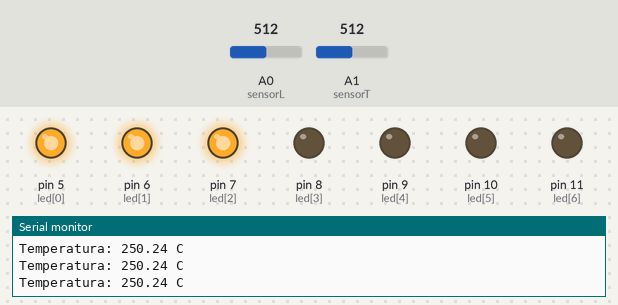
Recording of a sketch running on a simulated Arduino Uno, built with avr-gcc and run on an emulated ATmega328P. Shown: output pins drawn as LEDs (lit = HIGH), the last lines printed to the serial monitor. The test bench sets the inputs (shaded band); at power-on: A1 (sensorT) = 512, A0 (sensorL) = 512.

Above: at 1.2 s.
1.3 s: A1 (sensorT) set to 68
3.2 s: A1 (sensorT) set to 61
At 4.5 s:
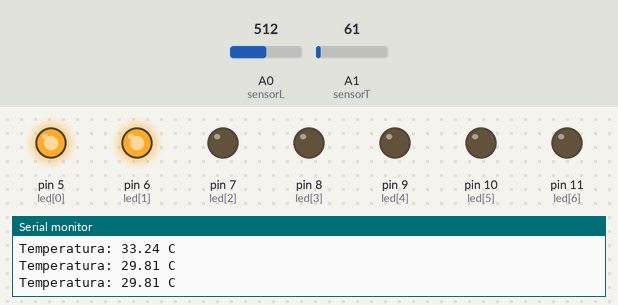
5.5 s: A0 (sensorL) set to 437
7.3 s: A0 (sensorL) set to 403
At 9.3 s:
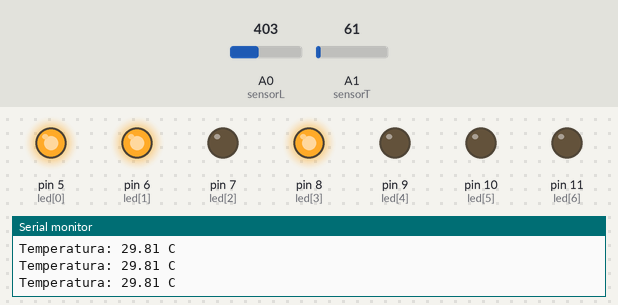
9.6 s: A1 (sensorT) set to 80
At 11.4 s:
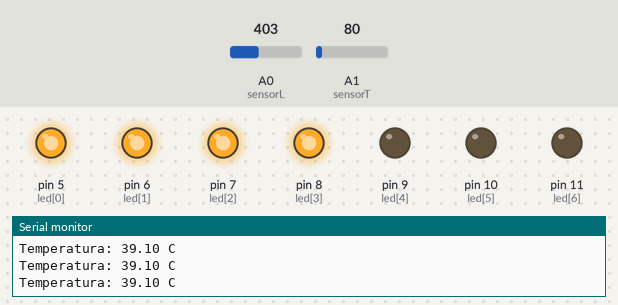
11.7 s: A0 (sensorL) set to 105
13.4 s: A0 (sensorL) set to 89
At 15.4 s:
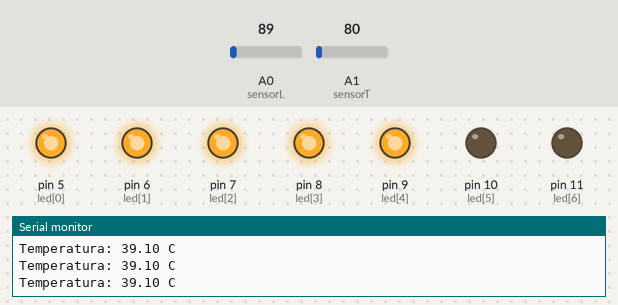
Timing chart, 0 to 16.8 s (numbered marks = the images above; inputs shaded):
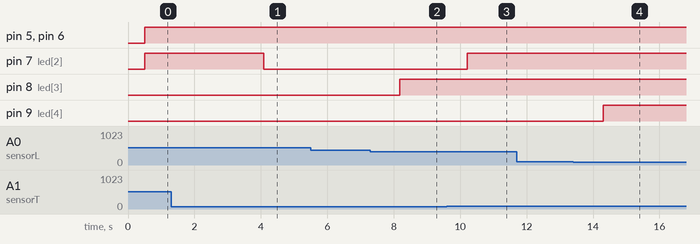

The sketch:

alarme_temp_luz.ino
```cpp
const int sensorL = A0;
const int sensorT = A1;
const int buzzer = 2;
const int led[] = {5,6,7,8,9,10,11};

int leituraL = 0;
int leituraT = 0;
float temperatura = 0;

void setup(){
  Serial.begin(9600);
  for(int x = 0; x < 7; x++){
    pinMode(led[x], OUTPUT);
  }
  pinMode(buzzer, OUTPUT);
}

void loop(){
  analogRead(sensorL);
  delay(5);
  leituraL = analogRead(sensorL);
  analogRead(sensorT);
  delay(5);
  leituraT = analogRead(sensorT);
  temperatura = leituraT * 0.4887585532;

  Serial.print("Temperatura: ");
  Serial.print(temperatura);
  Serial.println(" C");
  delay(500);

  if(temperatura > 25.00){
    digitalWrite(led[0], HIGH);
  }else{
    digitalWrite(led[0], LOW);
  }

  if(temperatura > 28.00){
    digitalWrite(led[1], HIGH);
  }else{
    digitalWrite(led[1], LOW);
  }

  if(temperatura > 30.00){
    digitalWrite(led[2], HIGH);
  }else{
    digitalWrite(led[2], LOW);
  }

//-----------------------------------------
  if(leituraL < 422){
    digitalWrite(led[3], HIGH);
  }else{
    digitalWrite(led[3], LOW);
  }

  if(leituraL < 100){
    digitalWrite(led[4], HIGH);
  }else{
    digitalWrite(led[4], LOW);
  }

  if(leituraL < 70){
    digitalWrite(led[5], HIGH);
  }else{
    digitalWrite(led[5], LOW);
  }

  if(temperatura > 32 && leituraL <= 40){
    digitalWrite(led[6], HIGH);
    tone(buzzer, 2000);
  }else{
    digitalWrite(led[6], LOW);
    noTone(buzzer);
  }
}
```

Measured:
- the behaviour switches between 62 and 61 on A1 (sensorT) (found by bisection; images 0 and 1)
- the behaviour switches between 422 and 421 on A0 (sensorL) (found by bisection; images 1 and 2)
- the behaviour switches between 100 and 99 on A0 (sensorL) (found by bisection; images 3 and 4)
- after the input at 3.2 s, pin 7 (led[2]): HIGH → LOW after 0.89 s
- after the input at 7.3 s, pin 8 (led[3]): LOW → HIGH after 0.88 s
- after the input at 9.6 s, pin 7 (led[2]): LOW → HIGH after 0.62 s
- after the input at 13.4 s, pin 9 (led[4]): LOW → HIGH after 0.91 s
